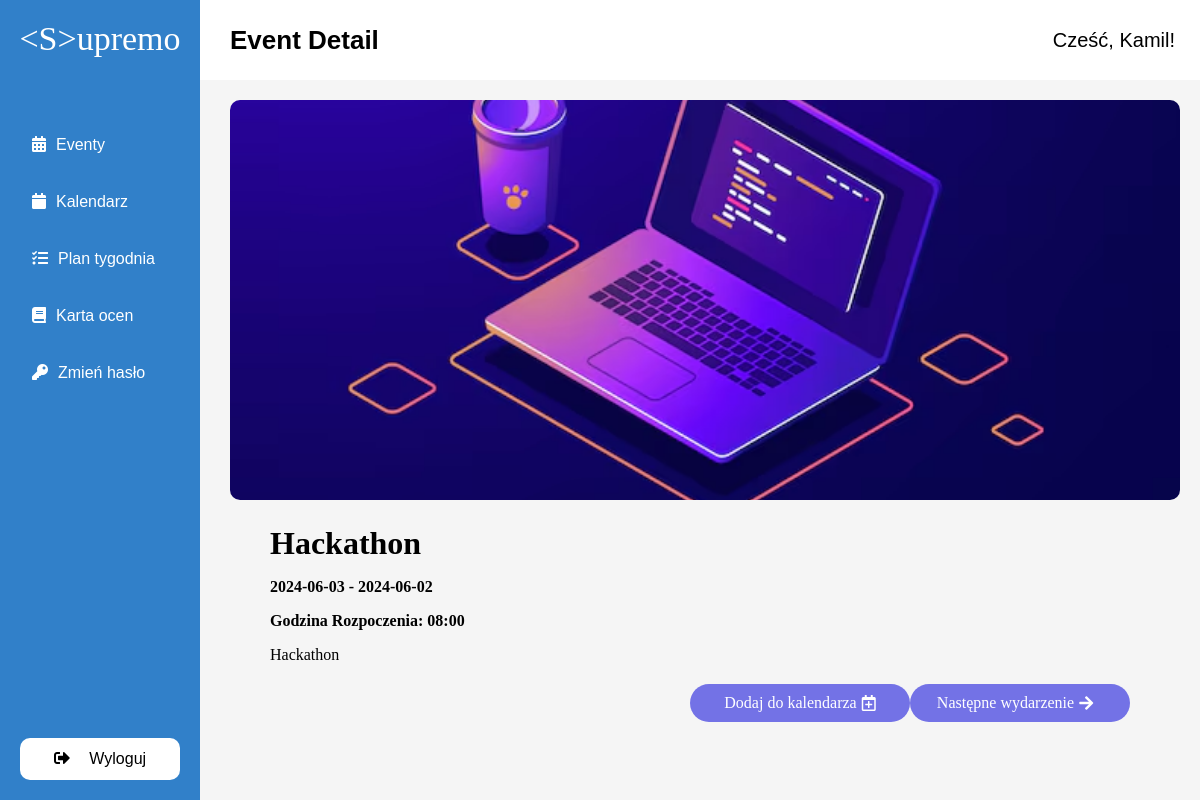
Page /event-detail.php?id=49 (signed in) on the committed database.
### tables this page shows
CREATE TABLE `zadania` (
  `idZadania` int(11) NOT NULL,
  `dataRozpoczecia` datetime DEFAULT NULL,
  `dataZakonczenia` datetime DEFAULT NULL,
  `tytul` varchar(100) DEFAULT NULL,
  `opis` text DEFAULT NULL,
  `czyEvent` int(11) NOT NULL DEFAULT 0
);

### event-detail.php (the view, shortened to what this page needs)
<?php
require_once './php/dbConnect.php';
require ('navbar.php');
if (isset($_GET['id'])) {
    $id = intval($_GET['id']);
    $sql = "SELECT * FROM zadania WHERE idZadania = $id";
    $result = $conn->query($sql);
    if ($result->num_rows > 0) {
        $event = $result->fetch_assoc();
    } else {
        echo "Brak eventu.";
        exit;
    }
} else {
    echo "Brak Id eventu.";
    exit;
}
?>
<!DOCTYPE html>
<html lang="en">
<head>
    <link rel="stylesheet" href="css/event-detail.css">
    <link rel="stylesheet" href="https://cdnjs.cloudflare.com/ajax/libs/font-awesome/5.15.4/css/all.min.css"
 />
</head>
<body>
    <div class="content">
        <div class="image">
            <?php
            $title = htmlspecialchars($event['tytul']);
            $imagePath = './images/' . $title . '.jpg';
            if (file_exists($imagePath)) {
                echo '<img src="' . htmlspecialchars($imagePath) . '" alt="' . $title . '">';
            } else {
                echo '<img src="./images/default.jpg" alt="Placeholder">';
            }
            ?>
        </div>
        <h1><?php echo htmlspecialchars($event['tytul']); ?></h1>
        <p><strong><?php echo date('Y-m-d', strtotime($event['dataRozpoczecia'])) . ' - ' . date('Y-m-d', strtotime($event['dataZakonczenia'])); ?></strong>
        </p>
        <p><strong>Godzina Rozpoczenia:</strong>
            <strong><?php echo date('H:i', strtotime($event['dataRozpoczecia'])); ?></strong></p>
        <p><?php echo htmlspecialchars($event['opis']); ?></p>
        <div class="button-container">
            <a href="dodaj-zadanie.php?taskDate=<?php echo htmlspecialchars(date('Y-m-d', strtotime($event['dataRozpoczecia']))); ?>"
                class="button">Dodaj do kalendarza <i class="far fa-calendar-plus" style="margin-left: 5px;"></i></a>
            <?php
            $nextId = $id + 1;
            $nextEventSql = "SELECT * FROM zadania WHERE idZadania = $nextId";
            $nextEventResult = $conn->query($nextEventSql);
            if ($nextEventResult->num_rows > 0) {
                echo '<a href="event-detail.php?id=' . $nextId . '" class="button">Następne wydarzenie <i class="fas fa-arrow-right" style="margin-left: 5px;"></i></a>';
            }
            ?>
        </div>
    </div>
</body>
</html>

### css/top-navbar.css (style rules this page uses)
body { margin: 0; padding: 0; font-family: Arial, sans-serif; }

### css/navbar.css (style rules this page uses)
body { margin: 0; background-color: whitesmoke; }
.fas { margin-right: 10px; }

### css/event-detail.css (style rules this page uses)
body { font-family: Cambria, Cochin, Georgia, Times, 'Times New Roman', serif; color: black; margin: 0; padding: 0; box-sizing: border-box; }
.content { margin-left: 210px; padding: 20px; }
.content .image img { width: 100%; height: 400px; object-fit: cover; border-radius: 10px; }
.content h1 { margin-left: 40px; font-size: 2em; margin-bottom: 10px; }
.content p { margin-left: 40px; font-size: 1em; margin-bottom: 10px; }
.button-container { display: flex; justify-content: flex-end; margin-top: 20px; margin-right: 50px; }
.button { display: flex; justify-content: center; align-items: center; width: 200px; padding: 10px; background-color: #7372E6; color: white; text-decoration: none; border-radius: 20px; }

### rows in the picture
zadania: tytul (picture), tytul "Hackathon", dataRozpoczecia "2024-06-03", dataZakonczenia "2024-06-02", dataRozpoczecia "08:00", opis "Hackathon"

### other values in the picture
str_replace('-', ' ', basename($_SERVER['SCRIPT_FILENAME'], ".php")) "Event Detail"
$user->getName() "Kamil"
